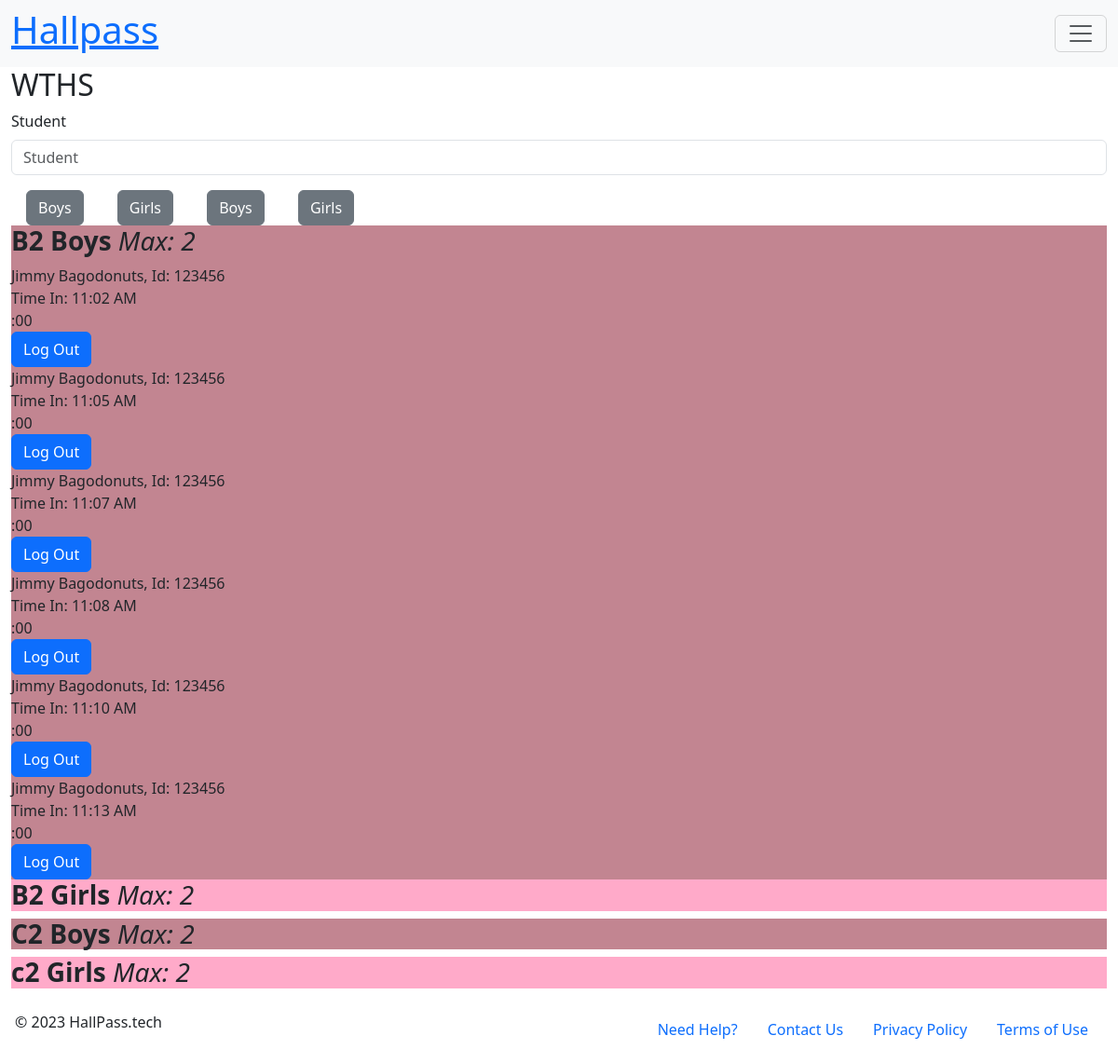
The app's page /monitor_destinations (signed in) with its own data.
### passes/models.py (models this page shows, shortened)
class Profile(models.Model):
    destinations = models.ManyToManyField(Destination, blank=True)
    user = models.OneToOneField(User, null=True, on_delete=models.CASCADE)
    building = models.ForeignKey(Building, null=True, on_delete=models.SET_NULL)

class Building(models.Model):
    building = models.CharField(max_length=100)
    def __str__(self):
        return f"{self.building}"

class Destination(models.Model):
    building = models.ForeignKey(Building, null=True, on_delete=models.SET_NULL)
    room = models.CharField(max_length=100)
    category = models.ForeignKey(Category, null=True, on_delete=models.SET_NULL)
    max_people_allowed = models.PositiveIntegerField(default = 2)
    def __str__(self):
         if (self.category):
            return f"{self.room} {self.category.name}"
         return f"{self.room} Genderless"

class Category(models.Model):
    name = models.CharField(max_length=100)
    color = models.CharField(max_length=7, default='')
    class Meta:
        verbose_name_plural = "categories"
    def __str__(self):
         return f"{self.name}"

class HallPass(models.Model):
    Time_in = models.DateTimeField(auto_now=True)
    Time_out = models.DateTimeField(blank=True, null=True)
    student_id = models.ForeignKey(Student, on_delete=models.CASCADE)
    destination = models.ForeignKey(Destination, null=True, on_delete=models.SET_NULL)
    building = models.ForeignKey(Building, null=True, on_delete=models.SET_NULL)
    user = models.ForeignKey(User, null=True, on_delete=models.SET_NULL)
    class Meta:
        verbose_name_plural = "hall passes"
        permissions = (("can_view_log_history", "can_edit_log_history"),)

class Student(models.Model):
    first_name = models.CharField(max_length=100)
    last_name = models.CharField(max_length=100)
    student_id = models.CharField(max_length=100, unique=True)
    building = models.ForeignKey(Building, null=True, on_delete=models.SET_NULL)
    def __str__(self):
         return f"{self.first_name} {self.last_name}, Id: {self.student_id}"

### passes/views.py (the view, shortened to what this page needs)
# urls.py: path('monitor_destinations', views.monitor_destinations, name='monitor'),
@login_required
def monitor_destinations(request):
    user_profile = request.user.profile
    user_destinations = user_profile.destinations.filter(building = user_profile.building)
    form = CreateHallPassForm(request = request)
    if not user_destinations:
        return redirect(reverse('dashboard'))
    hallpasses = HallPass.objects.filter(Time_out = None)
    return render(request, 'pages/student_login.html', {'form': form, 'profile': user_profile, 'destinations': user_destinations })

### passes/forms.py (shortened to what this page needs)
class CreateHallPassForm(forms.Form):
    student = forms.CharField(max_length=6)
    building = None
    def __init__(self, *args, **kwargs):
        self.request = kwargs.pop('request')
        super(CreateHallPassForm, self).__init__(*args, **kwargs)

### passes/templates/pages/student_login.html (shortened to what this page needs)
{% extends "base.html" %}
{% load bootstrap5 %}
{% block content  %}
{% load static %}
<div class="monitor row">
    <section class="student-sign-in">
        <h2> {{ profile.building }}</h2>
        <form id="student-field" action="" method="POST" autocomplete="off" class="student-sign-in-form">
            {% bootstrap_form form %}
            <div class="button-group">
                {% for destination in destinations %}
                    <button name="action" value="Enter {{ destination.id }}" form="student-field" class="btn btn-secondary mx-3">{{ destination.category }}</button>
                {% endfor %}
            </div>
        </form>
    </section>
    <section class="monitor-destinations" style="grid-template-columns: repeat({{ destinations.count }}, 350px);">
        {% if destinations %}
            {% for destination in destinations %}
                <aside class="destination" style="background-color: {{ destination.category.color }};">
                    <h3 class="destination-heading"><strong>{{ destination }}</strong> <em>Max: {{ destination.max_people_allowed }}</em></h3>
                    <section class="destination-body">
                        {% for log in destination.hallpass_set.all %}
                            {% if not log.Time_out %}
                                <div class="destination-log">
                                    <div class="student">{{ log.student_id }}</div>
                                    <div class="time-in">Time In: {{ log.Time_in|date:"h:i A" }}</div>
                                    <div class="timer-display"> &nbsp; </div>
                                    <form id="form-{{log.id}}" action="" method="POST">
                                        <button class="btn btn-primary" id="logOut" name="action" value ="Out {{ log.id }}" >
                                            Log Out
                                        </button>
                                    </form>
                                </div>
                            {% endif %}
                        {% endfor %}
                    </section>
                </aside>
            {% endfor %}
        {% endif %}
    </section>
</div>
{% endblock %}

### passes/templates/base.html (shortened to what this page needs)
<!DOCTYPE html>
<html lang="en">
  <head>
    {% load bootstrap5 %}
    {% bootstrap_css %}
    {% load static %}
    {% load sass_tags %}
    <link rel="stylesheet" type="text/css" href="{% sass_src 'scss/style.scss' %}">
  </head>
  <body>
    <header>
        <nav class="navbar  navbar-light bg-light">
          <div class="container-fluid">
            <h1 class="brand"><a href="{% url 'home' %}">Hallpass</a></h1>
            {% if request.user.is_authenticated %}
              <button class="navbar-toggler" type="button" data-bs-toggle="collapse" data-bs-target="#navbarSupportedContent" aria-controls="navbarSupportedContent" aria-expanded="false" aria-label="Toggle navigation">
                <span class="navbar-toggler-icon"></span>
              </button>
            {% endif %}
          </div>
        </nav>
      </header>
      <main class="container-fluid">
        {% block content %}{% endblock %}
      </main>
      <footer class="footer d-flex justify-content-between p-3 container-fluid">
        <p>&copy; {% now 'Y' %} HallPass.tech</p>
        <nav class="nav">
          <a href="{% url 'help' %}" class="nav-link">Need Help?</a>
          <a href="{% url 'contact' %}" class="nav-link">Contact Us</a>
          <a href="{% url 'privacy' %}" class="nav-link">Privacy Policy</a>
          <a href="{% url 'terms' %}" class="nav-link">Terms of Use</a>
        </nav>
    </footer>
  </body>
</html>

### records on screen
Profile: building "WTHS"
Destination: category "Boys", category+room "B2 Boys", max_people_allowed "2"
Destination: category "Girls", category+room "B2 Girls", max_people_allowed "2"
Destination: category "Boys", category+room "C2 Boys", max_people_allowed "2"
Destination: category "Girls", category+room "c2 Girls", max_people_allowed "2"
HallPass: student_id "Jimmy Bagodonuts, Id: 123456", Time_in "11:02 AM"
HallPass: student_id "Jimmy Bagodonuts, Id: 123456", Time_in "11:05 AM"
HallPass: student_id "Jimmy Bagodonuts, Id: 123456", Time_in "11:07 AM"
HallPass: student_id "Jimmy Bagodonuts, Id: 123456", Time_in "11:08 AM"
HallPass: student_id "Jimmy Bagodonuts, Id: 123456", Time_in "11:10 AM"
HallPass: student_id "Jimmy Bagodonuts, Id: 123456", Time_in "11:13 AM"
